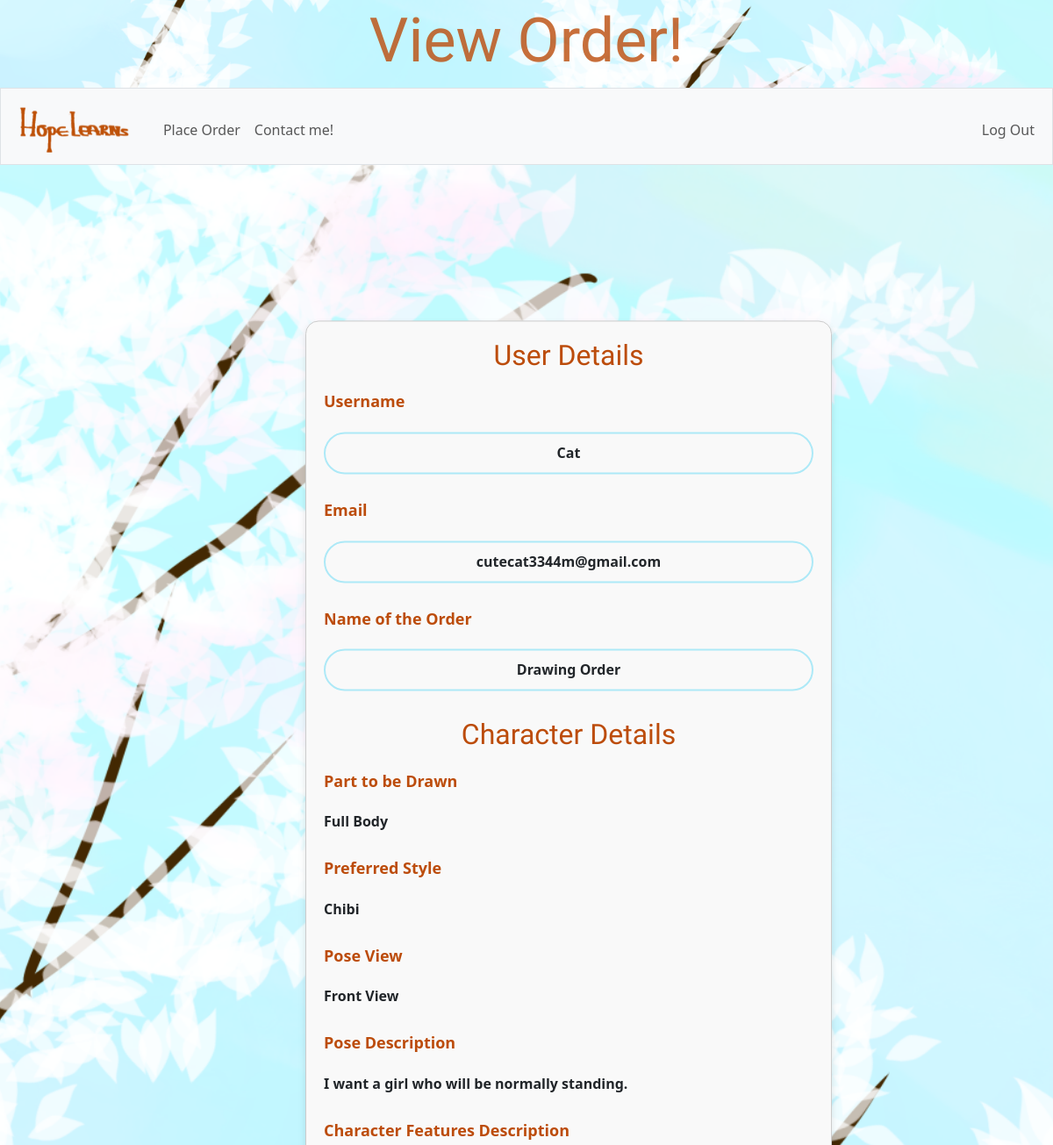
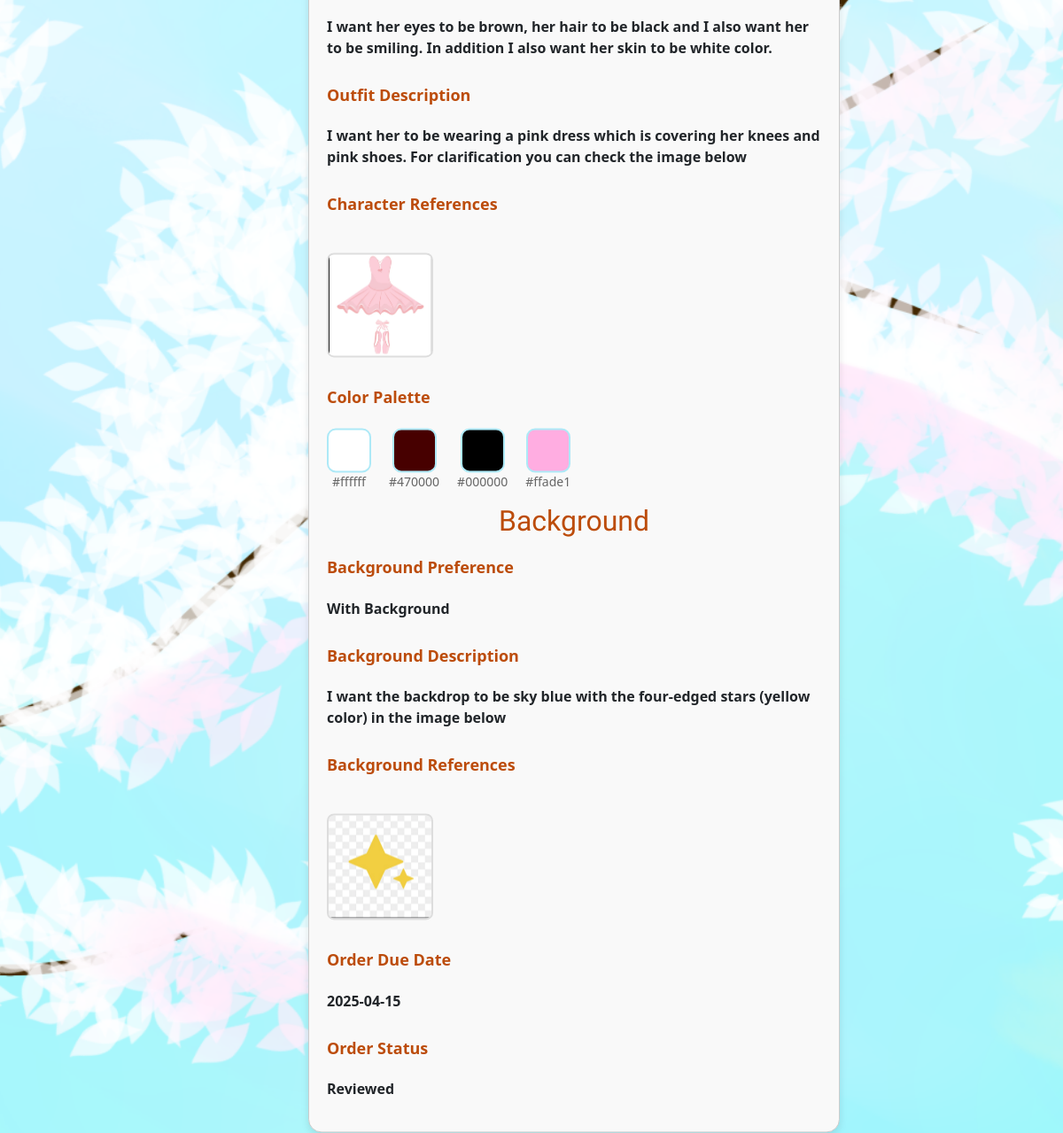
Page /view-details?order_id=26 (signed in) on the committed database (2 pictures, top to bottom).
### tables this page shows
CREATE TABLE users (
    id INTEGER PRIMARY KEY AUTOINCREMENT NOT NULL,
    username TEXT NOT NULL,
    hash TEXT NOT NULL,
    email VARCHAR(100) NOT NULL UNIQUE,
    is_admin BOOLEAN DEFAULT FALSE
    );

CREATE TABLE orders (
    order_id INTEGER PRIMARY KEY AUTOINCREMENT NOT NULL,
    user_id INTEGER NOT NULL,
    order_name VARCHAR(255) NOT NULL,
    character_part VARCHAR(50) NOT NULL,
    preferred_style VARCHAR(50) NOT NULL,
    pose_view VARCHAR(50) NOT NULL,
    pose_description TEXT NOT NULL,
    character_features_description TEXT,
    outfit_description TEXT,
    has_background BOOLEAN NOT NULL,
    background_description TEXT,
    price NUMERIC DEFAULT NULL,
    status VARCHAR(10) CHECK (status IN ('pending', 'reviewed', 'accepted', 'completed')) DEFAULT 'pending',
    order_due_date DATE NOT NULL,
    created_at DATETIME DEFAULT CURRENT_TIMESTAMP,
    FOREIGN KEY (user_id) REFERENCES users(id) ON DELETE CASCADE
);

CREATE TABLE character_references (
    id INTEGER PRIMARY KEY AUTOINCREMENT NOT NULL,
    order_id INTEGER NOT NULL,
    file_path TEXT NOT NULL,
    FOREIGN KEY (order_id) REFERENCES orders(order_id) ON DELETE CASCADE
);

### app.py (the view)
@app.route("/view-details")
def view_details():
    order_id = request.args.get("order_id")
    user_id = session["user_id"]
    is_admin = user_or_admin(user_id)
    if not is_valid_order_id(is_admin, order_id):
        if is_admin:
            return apology("unauthorized action", True)
        else:
            return apology("unauthorized action")
    else:
        order = db.execute("SELECT * FROM orders WHERE order_id = ?", order_id)
        order = order[0]
        order["has_background"] = order["has_background"] == 'TRUE'
        colors = db.execute("SELECT DISTINCT color_hex FROM color_palette WHERE order_id = ?", order_id)
        character_references = db.execute(
            "SELECT file_path FROM character_references WHERE order_id = ?", order_id)
        background_references = db.execute(
            "SELECT file_path FROM background_references WHERE order_id = ?", order_id)
        user_id = db.execute("""
                                SELECT user_id
                                FROM orders
                                WHERE order_id = ?
                                """, order_id)
        user_id = user_id[0]["user_id"]
        user_info = db.execute("""
                                SELECT username, email
                                FROM users
                                WHERE id = ?
                                """, user_id)
        user_info = user_info[0]
        return render_template("edit-order-price.html", view_only=True, user_info=user_info, order=order, colors=colors, character_references=character_references,
                               background_references=background_references, page_title="View Order!", is_admin=is_admin)

### app.py (called while the page is built)
@app.after_request
def after_request(response):
    response.headers["Cache-Control"] = "no-cache, no-store, must-revalidate"
    response.headers["Expires"] = 0
    response.headers["Pragma"] = "no-cache"
    return response

### helpers.py (called while the page is built)
def is_valid_order_id(is_admin, order_id):
    user_id = session["user_id"]
    try:
        if not order_id:
            return False
        order_id = int(order_id)
        if not is_admin:
            true_order_id = db.execute(
                "SELECT order_id FROM orders WHERE order_id = ? AND user_id = ?",
                order_id,
                user_id,
            )
            if len(true_order_id) == 0:
                return False
        else:
            order = db.execute("SELECT * FROM orders WHERE order_id = ?", order_id)
            if len(order) == 0:
                return False
    except ValueError:
        return False
    return True

def user_or_admin(user_id):
    is_admin = db.execute("SELECT is_admin FROM users WHERE id = ?", user_id)
    is_admin = is_admin[0]["is_admin"]
    return is_admin

### templates/edit-order-price.html (shortened to what this page needs)
{% extends "layout.html" %}
{% block main %}
    <div>
        <div class="order-form-container">
            <form action="/edit-order-price" method="post">
                <h2>User Details</h2>
                <h3>Username</h3>
                <p class="special-input">{{ user_info["username"] }}</p>
                <h3>Email</h3>
                <p class="special-input">{{ user_info["email"] }}</p>
                <h3>Name of the Order</h3>
                <p class="special-input">{{ order.order_name }}</p>
                <h2>Character Details</h2>
                <h3>Part to be Drawn</h3>
                <p>{{ order.character_part }}</p>
                <h3>Preferred Style</h3>
                <p>{{ order.preferred_style }}</p>
                <h3>Pose View</h3>
                <p>{{ order.pose_view }}</p>
                <h3>Pose Description</h3>
                <p>{{ order.pose_description }}</p>
                <h3>Character Features Description</h3>
                <p>{{ order.character_features_description }}</p>
                <h3>Outfit Description</h3>
                <p>{{ order.outfit_description }}</p>
                <h3>Character References</h3>
                <div class="reference-list">
                    {% if character_references %}
                        {% for reference in character_references %}
                            <a href="{{ reference.file_path }}" target="_blank" download>
                                <img src="{{ reference.file_path }}" alt="A character reference." class="thumbnail">
                            </a>
                        {% endfor %}
                    {% else %}
                        <p>No character references provided.</p>
                    {% endif %}
                </div>
                <h3>Color Palette</h3>
                <div class="color-inputs">
                    {% for color in colors %}
                        <div class="color-box-container">
                            <div class="color-box" style="background-color: {{ color.color_hex }};"></div>
                            <small class="color-code">{{ color.color_hex }}</small>
                        </div>
                    {% endfor %}
                </div>
                <h2>Background</h2>
                <h3>Background Preference</h3>
                <p>{{ "With Background" if order.has_background else "Without Background" }}</p>
                {% if order.has_background %}
                    <h3>Background Description</h3>
                    <p>{{ order.background_description }}</p>
                    <h3>Background References</h3>
                    <div class="reference-list">
                        {% if background_references %}
                            {% for reference in background_references %}
                                <a href="{{ reference.file_path }}" target="_blank" download>
                                    <img src="{{ reference.file_path }}" alt="A character reference." class="thumbnail">
                                </a>
                            {% endfor %}
                        {% else %}
                            <p>No background references provided.</p>
                        {% endif %}
                    </div>
                {% endif %}
                <h3>Order Due Date</h3>
                <p>{{ order.order_due_date }}</p>
                <h3>Order Status</h3>
                {% if order.status == 'pending' %}
                    <p class="color-grey">Pending</p>
                {% elif order.status == 'reviewed' %}
                    <p>Reviewed</p>
                {% elif order.status == 'accepted' %}
                    <p class="color-green">Accepted</p>
                {% else %}
                    <p class="color-green">Completed</p>
                {% endif %}
            </form>
        </div>
    </div>
{% endblock %}

### templates/layout.html (shortened to what this page needs)
<!DOCTYPE html>
<html lang="en">
    <head>
        <link href="https://cdn.jsdelivr.net/npm/bootstrap@5.3.3/dist/css/bootstrap.min.css" rel="stylesheet">
        <link href="/static/styles.css" rel="stylesheet">
    </head>
    <body>
        <div class="hero-section">
            <h1>{{ page_title or "Hope Learns!" }}</h1>
        </div>
        <nav class="bg-light border navbar navbar-expand-md navbar-light">
            <div class="container-fluid">
                <a class="navbar-brand" href="/">
                    <img src="/static/hope_learns_logo.png" alt="Home" class="logo">
                </a>
                <div class="collapse navbar-collapse" id="navbar">
                    {% if session["user_id"] %}
                        <ul class="navbar-nav me-auto mt-2">
                            {% if not is_admin %}
                                <li class="nav-item"><a class="nav-link" href="/place-order">Place Order</a></li>
                            {% else %}
                                <li class="nav-item"><a class="nav-link" href="/accepted-orders">Accepted Orders</a></li>
                            {% endif %}
                            <li class="nav-item"><a class="nav-link" href="/contact-me">Contact me!</a></li>
                        </ul>
                        <ul class="navbar-nav ms-auto mt-2">
                            <li class="nav-item"><a class="nav-link" href="/logout">Log Out</a></li>
                        </ul>
                    {% else %}
                        <ul class="navbar-nav ms-auto mt-2">
                            <li class="nav-item"><a class="nav-link" href="/contact-me">Contact me!</a></li>
                            <li class="nav-item"><a class="nav-link" href="/register">Register</a></li>
                            <li class="nav-item"><a class="nav-link" href="/login">Log In</a></li>
                        </ul>
                    {% endif %}
                </div>
            </div>
        </nav>
        <main class="text-center">
            {% block main %}{% endblock %}
        </main>
    </body>
</html>

### static/styles.css (style rules this page uses)
html, body { height: 100%; margin: 0; padding: 0 }
.hero-section { background-image: url('/static/blue with trees.png'); background-size: cover; background-position: center; height: 100px; display: flex; align-items: center; justify-content: center }
h1 { font-family: "Matemasie", sans-serif; font-weight: 400; color: #bc4c0b; text-align: center; font-size: 70px; opacity: .8 }
.logo { height: 60px; object-fit: contain }
.order-form-container { width: 80%; max-width: 600px; background-color: #f9f9f9; border: 1px solid #ccc; border-radius: 15px; box-shadow: 0 4px 8px #0000001a; padding: 20px; transform: translate(58%, 8%) }
form { display: flex; flex-direction: column; gap: 15px }
label, h3 { font-weight: 700; color: #bc4c0b; font-size: 18px; text-align: left }
.special-input, input[type="date"], input[type="file"], textarea, select { width: 100%; border-radius: 25px; border: 2px solid #ade9f7; padding: 10px; font-size: 16px; box-sizing: border-box }
.special-input { text-align: center; font-weight: 700 }
h2 { font-family: "Matemasie", sans-serif; color: #bc4c0b }
.color-inputs { display: flex; gap: 20px; flex-wrap: wrap }
.color-box { width: 50px; height: 50px; border: 2px solid #ade9f7; border-radius: 10px; cursor: pointer; transition: transform .3s ease, border-color .3s ease }
.color-box-container { display: flex; flex-direction: column; align-items: center }
body { background-image: url('/static/blue with trees.png'); background-repeat: repeat; background-size: cover; background-position: top center; width: 100%; min-height: 100vh }
.reference-list { display: flex; gap: 15px; margin: 20px 0 }
.thumbnail { width: 120px; height: auto; border: 2px solid #ddd; border-radius: 8px; transition: transform 0.2s, box-shadow .2s; float: left }
p { text-align: left; font-weight: 700 }
.color-code { font-size: 14px; color: #666; user-select: all }
.text-center { text-align: center }

### rows in the picture
users: username "Cat", email "cutecat3344m@gmail.com"
orders: order_name "Drawing Order", character_part "Full Body", preferred_style "Chibi", pose_view "Front View", pose_description "I want a girl who will be normally standing.", character_features_description "I want her eyes to be brown, her hair to be black and I also want her to be smiling. In addition I also want her skin to be white color.", outfit_description "I want her to be wearing a pink dress which is covering her knees and pink shoes. For clarification you can check the image below", has_background "With Background", background_description "I want the backdrop to be sky blue with the four-edged stars (yellow color) in the image below", order_due_date "2025-04-15"
character_references: file_path (picture)

### other values in the picture
{{ page_title or "Hope Learns!" }} "View Order!"
{{ color.color_hex }} "#ffffff" "#470000" "#000000" "#ffade1"
